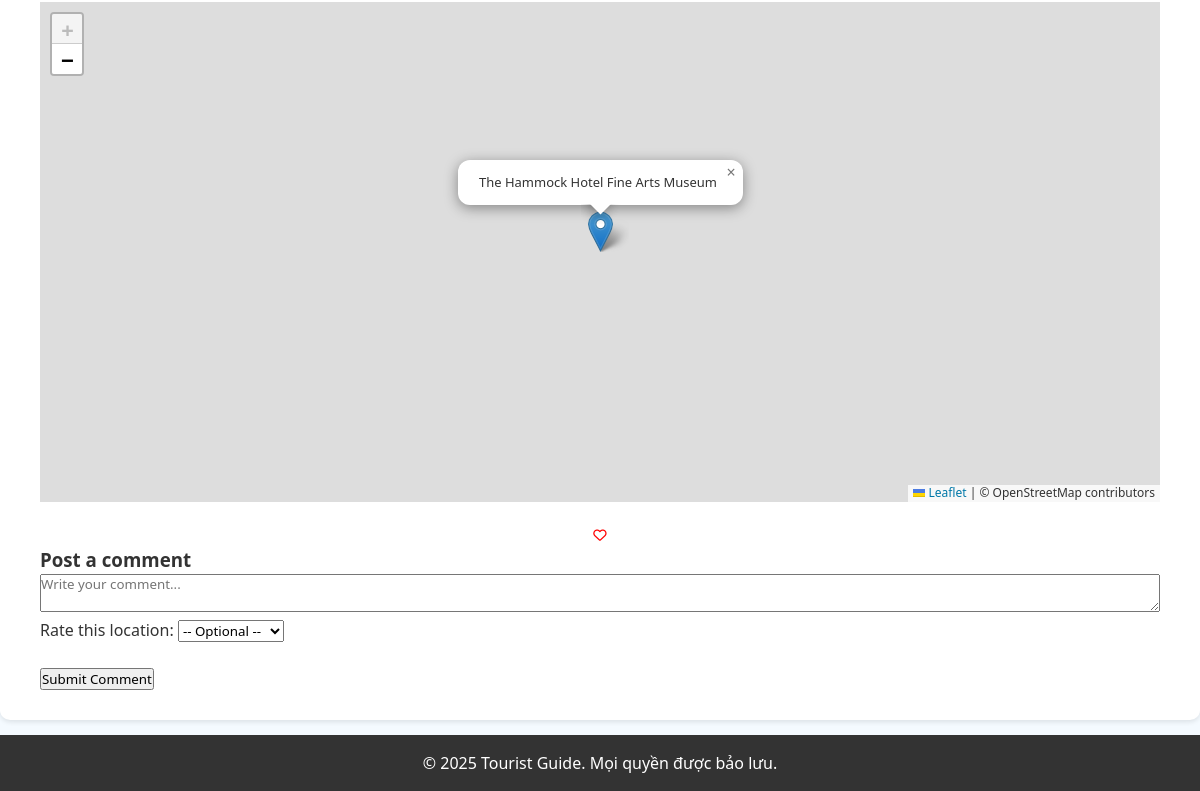
The page /AC001/ (lower part) on the database as committed earlier.
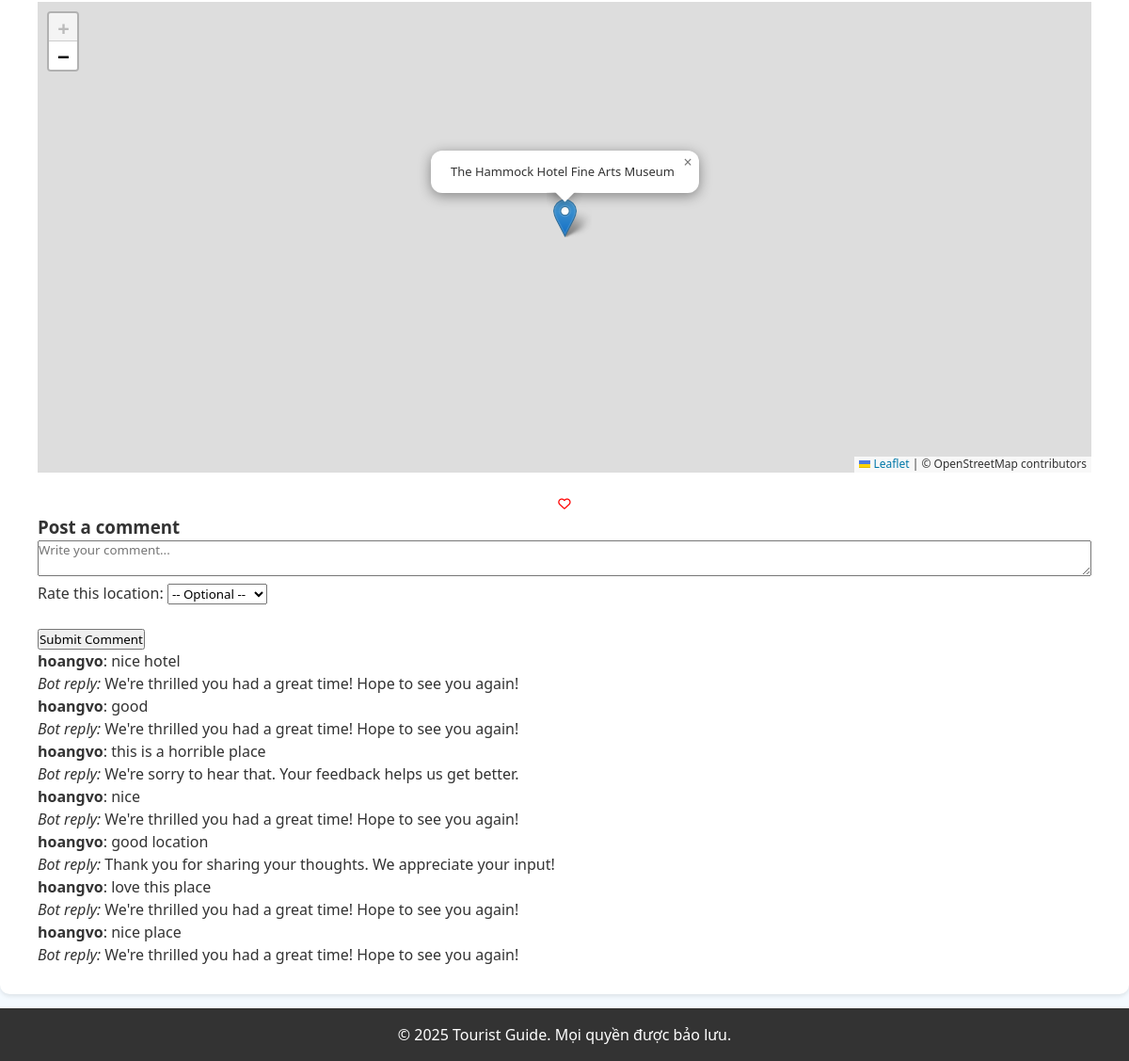
The same page on the database as committed later.
### location/models.py (models this page shows, shortened)
class Comment(models.Model):
    user = models.ForeignKey(User, on_delete=models.CASCADE, related_name='comments')
    location = models.ForeignKey(Location, on_delete=models.CASCADE, related_name='comments')
    content = models.TextField()
    rating = models.IntegerField(null=True, blank=True)
    created_at = models.DateTimeField(auto_now_add=True)
    updated_at = models.DateTimeField(auto_now=True)
    is_edited = models.BooleanField(default=False)
    is_flagged = models.BooleanField(default=False)
    bot_reply = models.TextField(blank=True, null=True)
    parent = models.ForeignKey('self', on_delete=models.CASCADE, null=True, blank=True, related_name='replies')
    class Meta:
        ordering = ['-created_at']  # Show newest comments first

### location/views.py (the view)
# urls.py: path('<str:location_code>/',views.display_location, name='display_location'),
def display_location(request, location_code):
    if request.method == 'POST':
        content = request.POST.get('content', '').strip()
        rating = request.POST.get('rating')
        location = get_object_or_404(Location, code=location_code)
        if not content:
            return redirect('display_location', location_code=location_code)
        bot_reply = "Thanks for your comment!"  # Default fallback reply
        if not rating:
            sentiment = predict_sentiment(content)
            if sentiment == "positive":
                bot_reply = "We're thrilled you had a great time! Hope to see you again!"
                rating = 4
            elif sentiment == "negative":
                bot_reply = "We're sorry to hear that. Your feedback helps us get better."
                rating = 2
            else:
                bot_reply = "Thank you for sharing your thoughts. We appreciate your input!"
                rating = 3
        else:
            rating = int(rating)
            if rating == 5:
                bot_reply = "Awesome! We're thrilled you loved it!"
            elif rating == 4:
                bot_reply = "Great! Glad you had a good time."
            elif rating == 3:
                bot_reply = "Thanks! We'll try to make your next visit even better."
            elif rating == 2:
                bot_reply = "Sorry to hear that. We hope things improve."
            elif rating == 1:
                bot_reply = "We sincerely apologize. Your feedback is valuable to us."
            else:
                bot_reply = "Thanks for your feedback!"
        Comment.objects.create(
            location=location,
            user=request.user,
            content=content,
            rating=rating,
            bot_reply=bot_reply
        )
        return redirect('display_location', location_code=location_code)
    else:
        look_up = get_object_or_404(Location, code=location_code)
        comments = Comment.objects.filter(location=look_up).prefetch_related('replies')
        rating = round(look_up.rating * 2) / 2
        full_stars = int(rating)
        has_half = (rating - full_stars) >= 0.5
        star_html = '<i class="fas fa-star"></i>' * full_stars
        if has_half:
            star_html += '<i class="fas fa-star-half-alt"></i>'
            empty_stars = 5 - full_stars - 1
        else:
            empty_stars = 5 - full_stars
        star_html += '<i class="far fa-star"></i>' * empty_stars
        if request.user.is_authenticated and look_up.loc and look_up.loc.user == request.user:
            favourite_symbol = '<i class="fa-solid fa-heart"></i>'
        else:
            favourite_symbol = '<i class="fa-regular fa-heart"></i>'
        lat, long = look_up.coordinate.split(", ")
        open_time = look_up.open_time.strftime("%H:%M")
        close_time = look_up.close_time.strftime("%H:%M")
        if open_time == "00:00" and close_time == "23:59":
            open_time = "All day"
        elif look_up.close_time < look_up.open_time:
            open_time = f"{open_time} - {close_time} (The next day)"
        else:
            open_time = f"{open_time} - {close_time}"
        comments = Comment.objects.filter(location=look_up, parent=None).prefetch_related('replies').order_by('-created_at')
        return render(request, "display_location/display.html", {
            "code": look_up.code,
            "location_name": look_up.location,
            "type": look_up.type,
            "open_time": open_time,
            "ticket_info": look_up.ticket_info,
            "address": look_up.address,
            "image_path": look_up.image_path,
            "long_description": look_up.long_description,
            "favourite_symbol": favourite_symbol,
            "lat": lat,
            "long": long,
            "star_html": star_html,
            "comments": comments,
            "location_obj": look_up  # needed for POST form
        })

### location/templates/display_location/display.html (shortened to what this page needs)
{% extends "layout/layout.html" %}
{% load static %}
{% block css %}
<link rel="stylesheet" href="{% static 'css/display_location.css' %}">
<link rel="stylesheet" href="https://unpkg.com/leaflet/dist/leaflet.css" />
<link rel="stylesheet" href="{% static 'css/display_location.css' %}?v={{ timestamp }}">
{% endblock %}
{% block body %}
<div class="location-container">
    <div id="map"></div>
    <div class="favourite-block">
        <div class="favourite-location">
            <form method="post" action="{% url 'locations' %}" class="fav-form" style="display:inline;">
                <button type="submit" style="background: none; border: none; padding: 0; cursor: pointer;">
                    {{ favourite_symbol|safe }}
                </button>
            </form>
        </div>
    </div>
    <h3>Post a comment</h3>
    <form id="comment-form">
        <textarea name="content" placeholder="Write your comment..." required></textarea>
        <label for="rating">Rate this location:</label>
        <select name="rating" id="rating">
            <option value="">-- Optional --</option>
        </select>
        <br><br>
        <button type="submit">Submit Comment</button>
    </form>
    {% for comment in comments %}
        <div class="comment">
            <p><strong>{{ comment.user.username }}</strong>: {{ comment.content }}</p>
            <p><em>Bot reply:</em> {{ comment.bot_reply }}</p>
        </div>
    {% endfor %}
</div>
{% endblock %}

### location/templates/layout/layout.html (shortened to what this page needs)
{% load static %}
<!DOCTYPE html>
<html lang="en-US" lang="vi">
<head>
    <link rel="stylesheet" href="{% static 'css/layout.css' %}?v={{ timestamp }}">
    <link rel="stylesheet" href="https://cdnjs.cloudflare.com/ajax/libs/font-awesome/6.5.0/css/all.min.css">
    {% block css %}{% endblock %}
</head>
<body>
    <div class="wrapper">
        <main>
            {% block body %}
            {% endblock %}
        </main>
        <footer>
            <p>&copy; 2025 Tourist Guide. Mọi quyền được bảo lưu.</p>
        </footer>
    </div>
</body>
</html>

### location/static/css/layout.css (style rules this page uses)
* { margin: 0; padding: 0; box-sizing: border-box; font-family: 'Segoe UI', Tahoma, Geneva, Verdana, sans-serif; }
html, body { width: 100%; height: 100%; overflow-x: hidden; }
body { background-color: #f4faff; color: #333; min-height: 100vh; }
.wrapper { min-height: 100vh; display: flex; flex-direction: column; }
main { flex: 1; }
footer { background-color: #333; color: white; padding: 20px; text-align: center; }
footer { padding: 1rem; text-align: center; }

### location/static/css/display_location.css (style rules this page uses)
body { line-height: 1.5; }
.location-container { display: flex; flex-direction: column; margin: 30px auto 15px auto; width: 100%; max-width: 1200px; padding: 30px 40px; background-color: white; border-radius: 10px; box-shadow: 0px 2px 5px rgba(0, 0, 0, 0.1); }
.favourite-block { display: block; margin-top: 20px; }
.favourite-location { flex: 1; align-items: top; text-align: center; }
.favourite-location i { color: red; }

### location/templates/display_location/display.html (style rules this page uses)
#map { height: 500px; width: 100%; }
textarea { width: 100%; resize: vertical; }

Rows that differ between the two databases and show on the page:
added Comment: user.username "hoangvo", content "nice hotel", bot_reply "We're thrilled you had a great time! Hope to see you again!"
added Comment: user.username "hoangvo", content "good", bot_reply "We're thrilled you had a great time! Hope to see you again!"
added Comment: user.username "hoangvo", content "this is a horrible place", bot_reply "We're sorry to hear that. Your feedback helps us get better."
added Comment: user.username "hoangvo", content "nice", bot_reply "We're thrilled you had a great time! Hope to see you again!"
added Comment: user.username "hoangvo", content "good location", bot_reply "Thank you for sharing your thoughts. We appreciate your input!"
added Comment: user.username "hoangvo", content "love this place", bot_reply "We're thrilled you had a great time! Hope to see you again!"
added Comment: user.username "hoangvo", content "nice place", bot_reply "We're thrilled you had a great time! Hope to see you again!"
